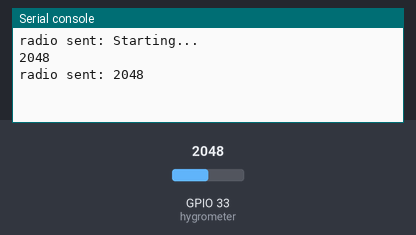
This program was run on a simulated ESP32 board running MicroPython. On the bench: the last lines printed to the serial console. Inputs (shaded band) come from the test bench; at power-on: GPIO 33 (hygrometer) = 2048 (analog values on the 0–4095 scale). No radio messages arrive unless stated (any console line starting 'radio sent:' is added by the test bench).

Above: at 1.2 s.
1.3 s: GPIO 33 (hygrometer) set to 2866
At 2.6 s:
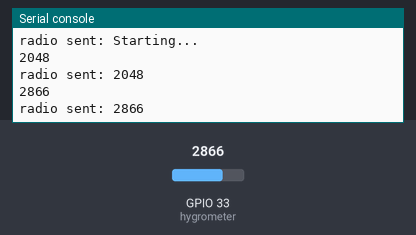
2.8 s: GPIO 33 (hygrometer) set to 3603
At 4.8 s:
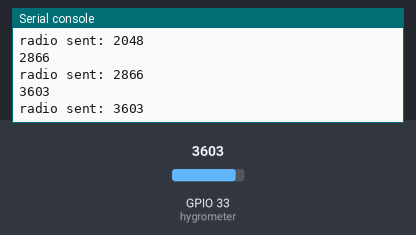
Timing chart, 0 to 6.3 s (numbered marks = the images above; inputs shaded):
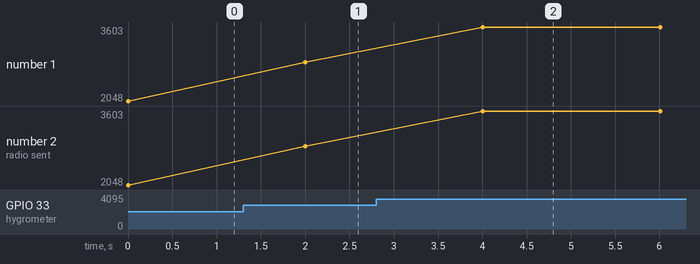

The program:

hygro_sender.py
```python
import network, espnow, dht11
from machine import Pin, ADC
from time import sleep

# A WLAN interface must be active to send()/recv()
sta = network.WLAN(network.STA_IF)  # Or network.AP_IF
sta.active(True)

e = espnow.ESPNow()
e.active(True)
peer = b'\x08:\xf2\xb9\xa6\x0c'   # MAC address of peer's wifi interface
e.add_peer(peer)

hygrometer = ADC(Pin(33))
hygrometer.atten(ADC.ATTN_11DB)

e.send("Starting...")       # Send to all peers
for i in range(100):
    try :
        print(hygrometer.read())
        e.send(peer, str(hygrometer.read()), True)
        sleep(2)
    except OSError as e :
        e.send(b'ERROR DE CENSADO')
e.send(b'end')
```

Measured:
- after the input at 1.3 s, the serial console: prints a new line after 0.70 s (image 1)
- after the input at 2.8 s, the serial console: prints a new line after 1.2 s (image 2)
- plotted number 1: 2048 → 2866 after the input at 1.3 s, 2866 → 3603 after the input at 2.8 s
- plotted number 2: 2048 → 2866 after the input at 1.3 s, 2866 → 3603 after the input at 2.8 s
